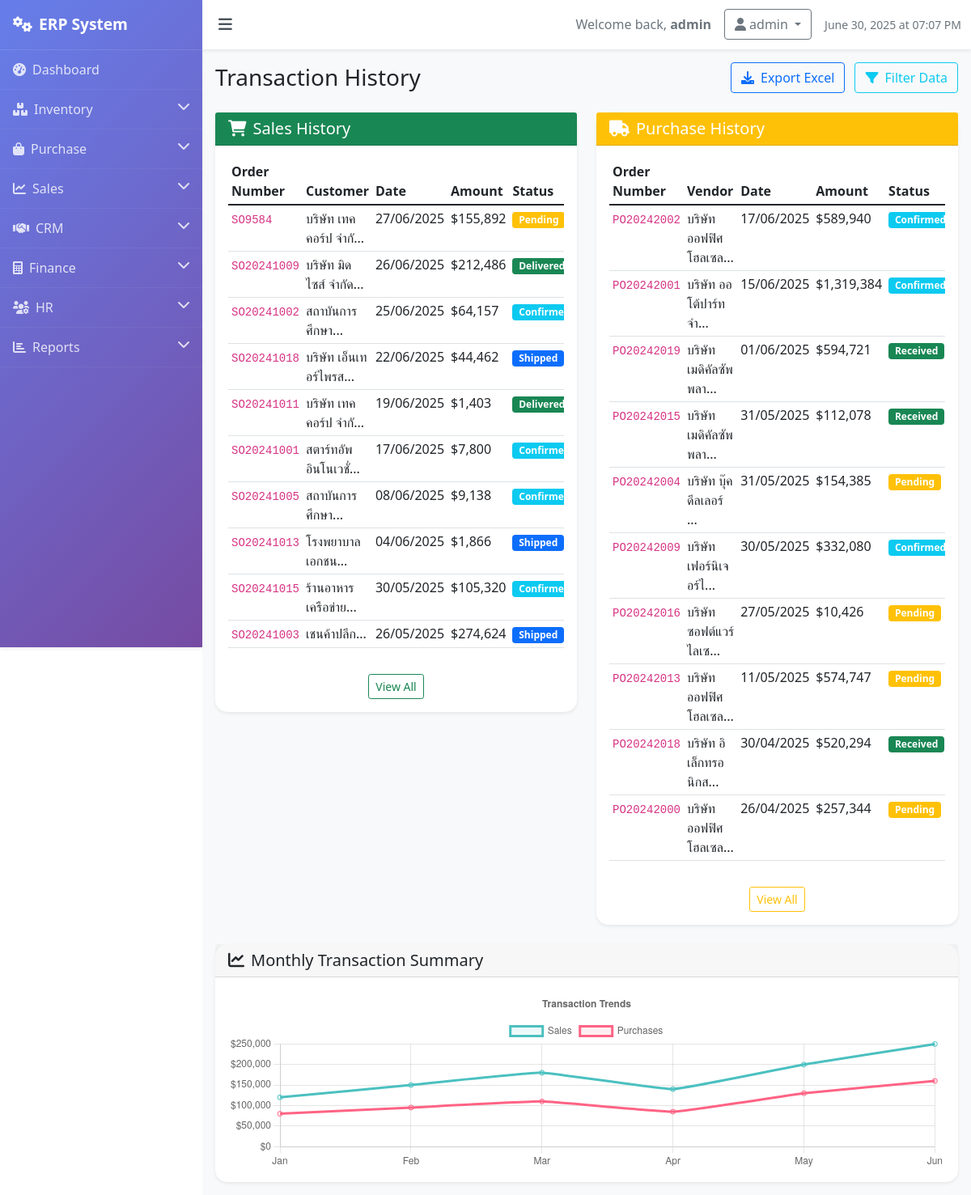
Page /crm/transaction-history (signed in) on the earlier database version.
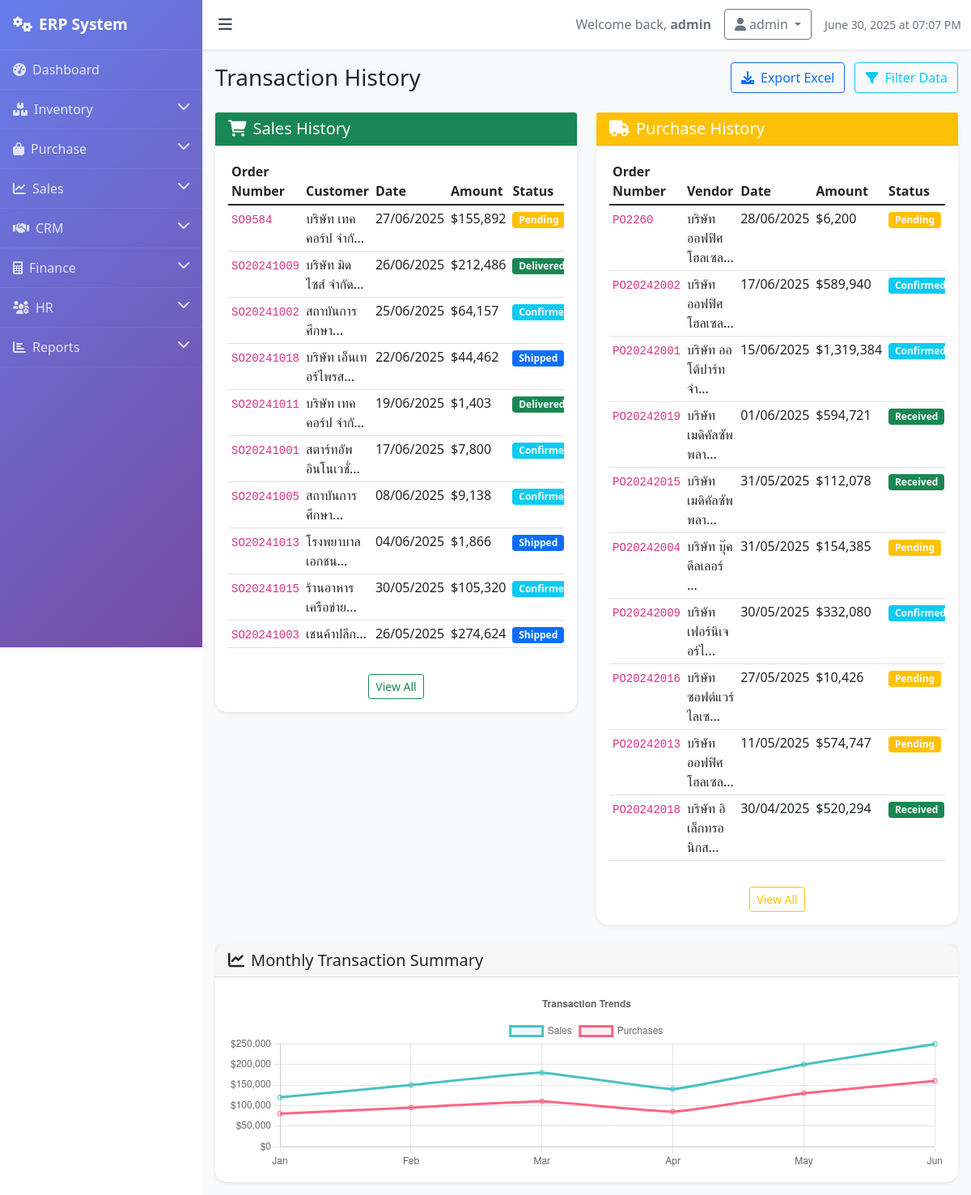
Same page on the later database version.
### models.py (models this page shows, shortened)
class SalesOrder(db.Model):
    id = db.Column(db.Integer, primary_key=True)
    so_number = db.Column(db.String(50), unique=True, nullable=False)
    customer_id = db.Column(db.Integer, db.ForeignKey('customer.id'), nullable=False)
    order_date = db.Column(db.DateTime, default=lambda: datetime.now(timezone.utc))
    delivery_date = db.Column(db.DateTime)
    status = db.Column(db.String(20), default='pending')  # pending, confirmed, shipped, delivered, cancelled
    total_amount = db.Column(db.Float, default=0.0)
    discount = db.Column(db.Float, default=0.0)
    tax_amount = db.Column(db.Float, default=0.0)
    notes = db.Column(db.Text)
    items = db.relationship('SalesOrderItem', backref='sales_order', lazy=True, cascade='all, delete-orphan')

class Customer(db.Model):
    id = db.Column(db.Integer, primary_key=True)
    name = db.Column(db.String(100), nullable=False)
    email = db.Column(db.String(120), unique=True, nullable=False)
    phone = db.Column(db.String(20))
    address = db.Column(db.Text)
    customer_type = db.Column(db.String(20), default='regular')
    credit_limit = db.Column(db.Float, default=0.0)
    created_at = db.Column(db.DateTime, default=lambda: datetime.now(timezone.utc))
    sales_orders = db.relationship('SalesOrder', backref='customer', lazy=True)

class PurchaseOrder(db.Model):
    id = db.Column(db.Integer, primary_key=True)
    po_number = db.Column(db.String(50), unique=True, nullable=False)
    vendor_id = db.Column(db.Integer, db.ForeignKey('vendor.id'), nullable=False)
    order_date = db.Column(db.DateTime, default=lambda: datetime.now(timezone.utc))
    expected_date = db.Column(db.DateTime)
    status = db.Column(db.String(20), default='pending')  # pending, confirmed, received, cancelled
    total_amount = db.Column(db.Float, default=0.0)
    notes = db.Column(db.Text)
    items = db.relationship('PurchaseOrderItem', backref='purchase_order', lazy=True, cascade='all, delete-orphan')

class Vendor(db.Model):
    id = db.Column(db.Integer, primary_key=True)
    name = db.Column(db.String(100), nullable=False)
    email = db.Column(db.String(120), unique=True, nullable=False)
    phone = db.Column(db.String(20))
    address = db.Column(db.Text)
    contact_person = db.Column(db.String(100))
    payment_terms = db.Column(db.String(50))
    created_at = db.Column(db.DateTime, default=lambda: datetime.now(timezone.utc))
    purchase_orders = db.relationship('PurchaseOrder', backref='vendor', lazy=True)

### routes.py (the view)
    @app.route('/crm/transaction-history')
    def transaction_history():
        if 'user_id' not in session:
            return redirect(url_for('login'))
        sales_history = SalesOrder.query.order_by(SalesOrder.order_date.desc()).all()
        purchase_history = PurchaseOrder.query.order_by(PurchaseOrder.order_date.desc()).all()
        return render_template('crm/transaction_history.html',
                             sales_history=sales_history,
                             purchase_history=purchase_history)

### templates/crm/transaction_history.html (shortened to what this page needs)
{% extends "base.html" %}
{% block content %}
<div class="d-flex justify-content-between align-items-center mb-4">
    <h1 class="h3 mb-0">Transaction History</h1>
    <div>
        <button class="btn btn-outline-primary me-2">
            <i class="fas fa-download me-2"></i>Export Excel
        </button>
        <button class="btn btn-outline-info">
            <i class="fas fa-filter me-2"></i>Filter Data
        </button>
    </div>
</div>
<div class="row mb-4">
    <div class="col-md-6">
        <div class="card">
            <div class="card-header bg-success text-white">
                <h5 class="mb-0"><i class="fas fa-shopping-cart me-2"></i>Sales History</h5>
            </div>
            <div class="card-body">
                {% if sales_history %}
                <div class="table-responsive">
                    <table class="table table-sm">
                        <thead>
                            <tr>
                                <th>Order Number</th>
                                <th>Customer</th>
                                <th>Date</th>
                                <th>Amount</th>
                                <th>Status</th>
                            </tr>
                        </thead>
                        <tbody>
                            {% for order in sales_history[:10] %}
                            <tr>
                                <td><code>{{ order.so_number }}</code></td>
                                <td>{{ order.customer.name[:20] }}...</td>
                                <td>{{ order.order_date.strftime('%d/%m/%Y') }}</td>
                                <td>${{ "{:,.0f}".format(order.total_amount or 0) }}</td>
                                <td>
                                    {% if order.status == 'pending' %}
                                        <span class="badge bg-warning">Pending</span>
                                    {% elif order.status == 'confirmed' %}
                                        <span class="badge bg-info">Confirmed</span>
                                    {% elif order.status == 'shipped' %}
                                        <span class="badge bg-primary">Shipped</span>
                                    {% elif order.status == 'delivered' %}
                                        <span class="badge bg-success">Delivered</span>
                                    {% endif %}
                                </td>
                            </tr>
                            {% endfor %}
                        </tbody>
                    </table>
                </div>
                <div class="text-center mt-3">
                    <a href="{{ url_for('sales') }}" class="btn btn-outline-success btn-sm">View All</a>
                </div>
                {% else %}
                <p class="text-muted text-center">No sales history found</p>
                {% endif %}
            </div>
        </div>
    </div>
    <div class="col-md-6">
        <div class="card">
            <div class="card-header bg-warning text-white">
                <h5 class="mb-0"><i class="fas fa-truck me-2"></i>Purchase History</h5>
            </div>
            <div class="card-body">
                {% if purchase_history %}
                <div class="table-responsive">
                    <table class="table table-sm">
                        <thead>
                            <tr>
                                <th>Order Number</th>
                                <th>Vendor</th>
                                <th>Date</th>
                                <th>Amount</th>
                                <th>Status</th>
                            </tr>
                        </thead>
                        <tbody>
                            {% for order in purchase_history[:10] %}
                            <tr>
                                <td><code>{{ order.po_number }}</code></td>
                                <td>{{ order.vendor.name[:20] }}...</td>
                                <td>{{ order.order_date.strftime('%d/%m/%Y') }}</td>
                                <td>${{ "{:,.0f}".format(order.total_amount or 0) }}</td>
                                <td>
                                    {% if order.status == 'pending' %}
                                        <span class="badge bg-warning">Pending</span>
                                    {% elif order.status == 'confirmed' %}
                                        <span class="badge bg-info">Confirmed</span>
                                    {% elif order.status == 'received' %}
                                        <span class="badge bg-success">Received</span>
                                    {% endif %}
                                </td>
                            </tr>
                            {% endfor %}
                        </tbody>
                    </table>
                </div>
                <div class="text-center mt-3">
                    <a href="{{ url_for('purchases') }}" class="btn btn-outline-warning btn-sm">View All</a>
                </div>
                {% else %}
                <p class="text-muted text-center">No purchase history found</p>
                {% endif %}
            </div>
        </div>
    </div>
</div>
<div class="row">
    <div class="col-md-12">
        <div class="card">
            <div class="card-header">
                <h5 class="mb-0"><i class="fas fa-chart-line me-2"></i>Monthly Transaction Summary</h5>
            </div>
            <div class="card-body">
                <canvas id="transactionChart" width="400" height="100"></canvas>
            </div>
        </div>
    </div>
</div>
{% endblock %}
{% block scripts %}
<script>
    // Sample chart data
    const ctx = document.getElementById('transactionChart').getContext('2d');
    const transactionChart = new Chart(ctx, {
        type: 'line',
        data: {
            labels: ['Jan', 'Feb', 'Mar', 'Apr', 'May', 'Jun'],
            datasets: [{
                label: 'Sales',
                data: [120000, 150000, 180000, 140000, 200000, 250000],
                borderColor: 'rgb(75, 192, 192)',
                backgroundColor: 'rgba(75, 192, 192, 0.1)',
                tension: 0.1
            }, {
                label: 'Purchases',
                data: [80000, 95000, 110000, 85000, 130000, 160000],
                borderColor: 'rgb(255, 99, 132)',
                backgroundColor: 'rgba(255, 99, 132, 0.1)',
                tension: 0.1
            }]
        },
        options: {
            responsive: true,
            plugins: {
                title: {
                    display: true,
                    text: 'Transaction Trends'
                }
            },
            scales: {
                y: {
                    beginAtZero: true,
                    ticks: {
                        callback: function(value) {
                            return '$' + value.toLocaleString('en-US');
                        }
                    }
                }
            }
        }
    });
</script>
{% endblock %}

### templates/base.html (shortened to what this page needs)
<!DOCTYPE html>
<html lang="en">
<head>
    <link href="https://cdn.jsdelivr.net/npm/bootstrap@5.1.3/dist/css/bootstrap.min.css" rel="stylesheet">
    <link href="https://cdnjs.cloudflare.com/ajax/libs/font-awesome/6.0.0/css/all.min.css" rel="stylesheet">
</head>
<body>
    {% if session.user_id %}
    <nav id="sidebar" class="bg-dark position-fixed" style="width: 250px; z-index: 1000;">
        <a href="{{ url_for('index') }}" class="sidebar-brand">
            <i class="fas fa-cogs me-2"></i>ERP System
        </a>
        <ul class="sidebar-nav">
            <li class="nav-item">
                <a class="nav-link" href="{{ url_for('index') }}">
                    <i class="fas fa-tachometer-alt me-2"></i>Dashboard
                </a>
            </li>
            <li class="nav-item">
                <a class="nav-link" href="#" onclick="toggleSubmenu('inventorySubmenu', this)">
                    <i class="fas fa-boxes me-2"></i>Inventory
                    <i class="fas fa-chevron-down nav-toggle"></i>
                </a>
            </li>
            <li class="nav-item">
                <a class="nav-link" href="#" onclick="toggleSubmenu('purchaseSubmenu', this)">
                    <i class="fas fa-shopping-bag me-2"></i>Purchase
                    <i class="fas fa-chevron-down nav-toggle"></i>
                </a>
            </li>
            <li class="nav-item">
                <a class="nav-link" href="#" onclick="toggleSubmenu('salesSubmenu', this)">
                    <i class="fas fa-chart-line me-2"></i>Sales
                    <i class="fas fa-chevron-down nav-toggle"></i>
                </a>
            </li>
            <li class="nav-item">
                <a class="nav-link" href="#" onclick="toggleSubmenu('crmSubmenu', this)">
                    <i class="fas fa-handshake me-2"></i>CRM
                    <i class="fas fa-chevron-down nav-toggle"></i>
                </a>
            </li>
            <li class="nav-item">
                <a class="nav-link" href="#" onclick="toggleSubmenu('financeSubmenu', this)">
                    <i class="fas fa-calculator me-2"></i>Finance
                    <i class="fas fa-chevron-down nav-toggle"></i>
                </a>
            </li>
            <li class="nav-item">
                <a class="nav-link" href="#" onclick="toggleSubmenu('hrSubmenu', this)">
                    <i class="fas fa-users-cog me-2"></i>HR
                    <i class="fas fa-chevron-down nav-toggle"></i>
                </a>
            </li>
            <li class="nav-item">
                <a class="nav-link" href="#" onclick="toggleSubmenu('reportsSubmenu', this)">
                    <i class="fas fa-chart-bar me-2"></i>Reports
                    <i class="fas fa-chevron-down nav-toggle"></i>
                </a>
            </li>
        </ul>
    </nav>
    <nav class="navbar navbar-expand-lg navbar-light bg-white top-navbar">
        <div class="container-fluid">
            <button class="sidebar-toggle" onclick="toggleSidebar()">
                <i class="fas fa-bars"></i>
            </button>
            <div class="ms-auto d-flex align-items-center">
                <span class="text-muted me-3">
                    Welcome back, <strong>{{ session.username }}</strong>
                </span>
                <div class="dropdown">
                    <button class="btn btn-outline-secondary dropdown-toggle" type="button" id="userDropdown" data-bs-toggle="dropdown" aria-expanded="false">
                        <i class="fas fa-user me-1"></i>{{ session.username }}
                    </button>
                </div>
                <div class="ms-3">
                    <small class="text-muted" id="current-time"></small>
                </div>
            </div>
        </div>
    </nav>
    {% endif %}
    <div class="main-content">
        <div class="content-wrapper">
            {% block content %}{% endblock %}
        </div>
    </div>
    {% block scripts %}{% endblock %}
</body>
</html>

### templates/base.html (style rules this page uses)
body { overflow-x: hidden; }
#sidebar { min-height: 100vh; transition: margin-left 0.3s ease-in-out; background: linear-gradient(135deg, #667eea 0%, #764ba2 100%); box-shadow: 0 0.125rem 0.25rem rgba(0, 0, 0, 0.075); }
.sidebar-brand { padding: 1rem; font-size: 1.2rem; font-weight: bold; color: white; text-decoration: none; border-bottom: 1px solid rgba(255,255,255,0.1); display: block; }
.sidebar-nav { padding: 0; list-style: none; }
.nav-item { border-bottom: 1px solid rgba(255,255,255,0.05); }
.nav-link { color: rgba(255,255,255,0.8) !important; padding: 0.75rem 1rem; display: block; text-decoration: none; transition: all 0.3s; }
.nav-toggle { float: right; transition: transform 0.3s; }
.top-navbar { background: white; box-shadow: 0 0.125rem 0.25rem rgba(0, 0, 0, 0.075); transition: margin-left 0.3s ease-in-out; }
.main-content { transition: margin-left 0.3s ease-in-out; background-color: #f8f9fa; min-height: 100vh; }
.content-wrapper { padding: 1rem; }
.sidebar-toggle { background: none; border: none; color: #495057; font-size: 1.2rem; padding: 0.5rem; cursor: pointer; }
.card { border: none; border-radius: 15px; box-shadow: 0 0.125rem 0.25rem rgba(0, 0, 0, 0.075); transition: transform 0.2s; }
@media (min-width: 769px) { .main-content { margin-left: 250px; } }
@media (min-width: 769px) { .top-navbar { margin-left: 250px; } }

Differences in the rows shown:
no longer on this page (row unchanged): PurchaseOrder: po_number "PO20242000", vendor "บริษัท ออฟฟิศ โฮลเซล", order_date "26/04/2025", total_amount "257,344", status "Pending"
added PurchaseOrder: po_number "PO2260", vendor "บริษัท ออฟฟิศ โฮลเซล", order_date "28/06/2025", total_amount "6,200", status "Pending"
